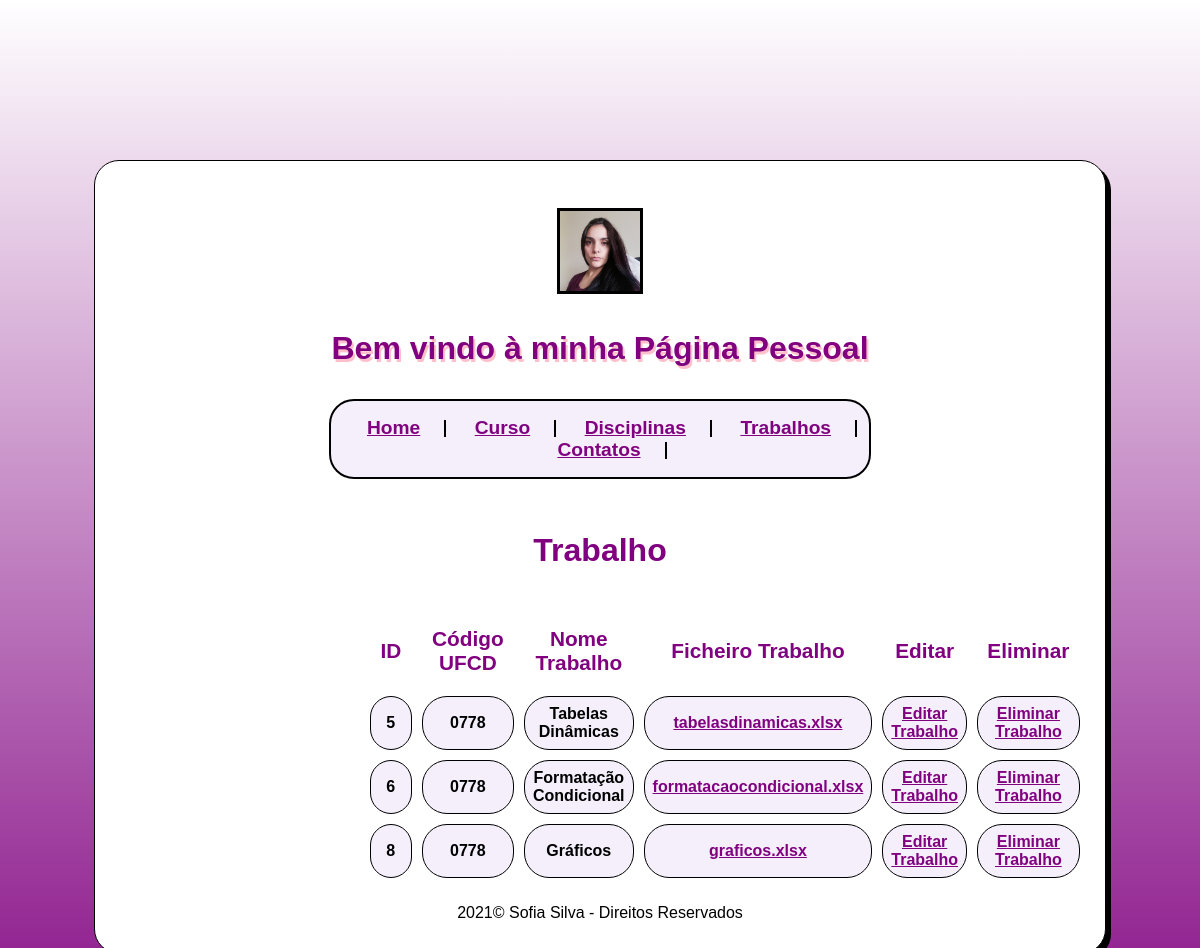
The app's page /projetoPHP/ligacaoDiscTrab.php?id=3 with its own data.
### tables this page shows
CREATE TABLE `works` (
  `id` int(11) NOT NULL COMMENT 'identifier',
  `ufcd_code_subjects` varchar(10) NOT NULL COMMENT 'ufcd code of subjects',
  `work_name` varchar(30) NOT NULL COMMENT 'work name',
  `file_work` varchar(100) NOT NULL
);

### projetoPHP/ligacaoDiscTrab.php (the view, shortened to what this page needs)
<?php include "config.php"; ?>
<?php
$sql = "SELECT works.* FROM works INNER JOIN subjects ON works.ufcd_code_subjects = subjects.ufcd_code WHERE subjects.id = ?";
if ($stmt = mysqli_prepare($conn, $sql)) {
	mysqli_stmt_bind_param($stmt, "i", $_GET["id"]);
	if (mysqli_stmt_execute($stmt)) {
		$result = mysqli_stmt_get_result($stmt);
	}
} else {
	echo "Alguma coisa correu mal, tentar mais tarde";
}
?>
<!DOCTYPE html>
<html>
<head>
	<?php include 'head.php'; ?>
</head>
<body>
	<header>
		<?php include 'header.php'; ?>
	<div class="title">
		<h1>Trabalho</h1>
	</div>
	<?php
	if ($result) {
		if (mysqli_num_rows($result) > 0) {
			echo "<div>";
			echo "<table>";
			echo "<tr>";
			echo "<th>ID</th>";
			echo "<th>Código UFCD</th>";
			echo "<th>Nome Trabalho</th>";
			echo "<th>Ficheiro Trabalho</th>";
			echo "<th>Editar</th>";
			echo "<th>Eliminar</th>";
			echo "</tr>";
			while ($line = mysqli_fetch_array($result)) {
				$filework = $line["file_work"];
				echo "<tr>";
				echo "<td>" . $line['id'] . "</td>";
				echo "<td>" . $line['ufcd_code_subjects'] . "</td>";
				echo "<td>" . $line['work_name'] . "</td>";
				echo "<td><a href='/projetoPHP/works/$filework'>" . $line['file_work'] . "</a></td>";
				echo "<td><a href='editarTrabalhos.php?id=" . $line['id'] . "'>Editar Trabalho</a></td>";
				echo "<td><a href='eliminarTrabalhos.php?id=" . $line['id'] . "'>Eliminar Trabalho</a></td>";
				echo "</tr>";
			}
			echo "</table>";
			echo "</div>";
		} else {
			echo "<div>";
			echo "Não existem dados a apresentar";
			echo "</div>";
		}
	}
	?>
	<footer>
		<?php include 'footer.php'; ?>
	</footer>
</body>
</html>

### records on screen
works: id "5", ufcd_code_subjects "0778", work_name "Tabelas Dinâmicas", file_work "tabelasdinamicas.xlsx"
works: id "6", ufcd_code_subjects "0778", work_name "Formatação Condicional", file_work "formatacaocondicional.xlsx"
works: id "8", ufcd_code_subjects "0778", work_name "Gráficos", file_work "graficos.xlsx"
